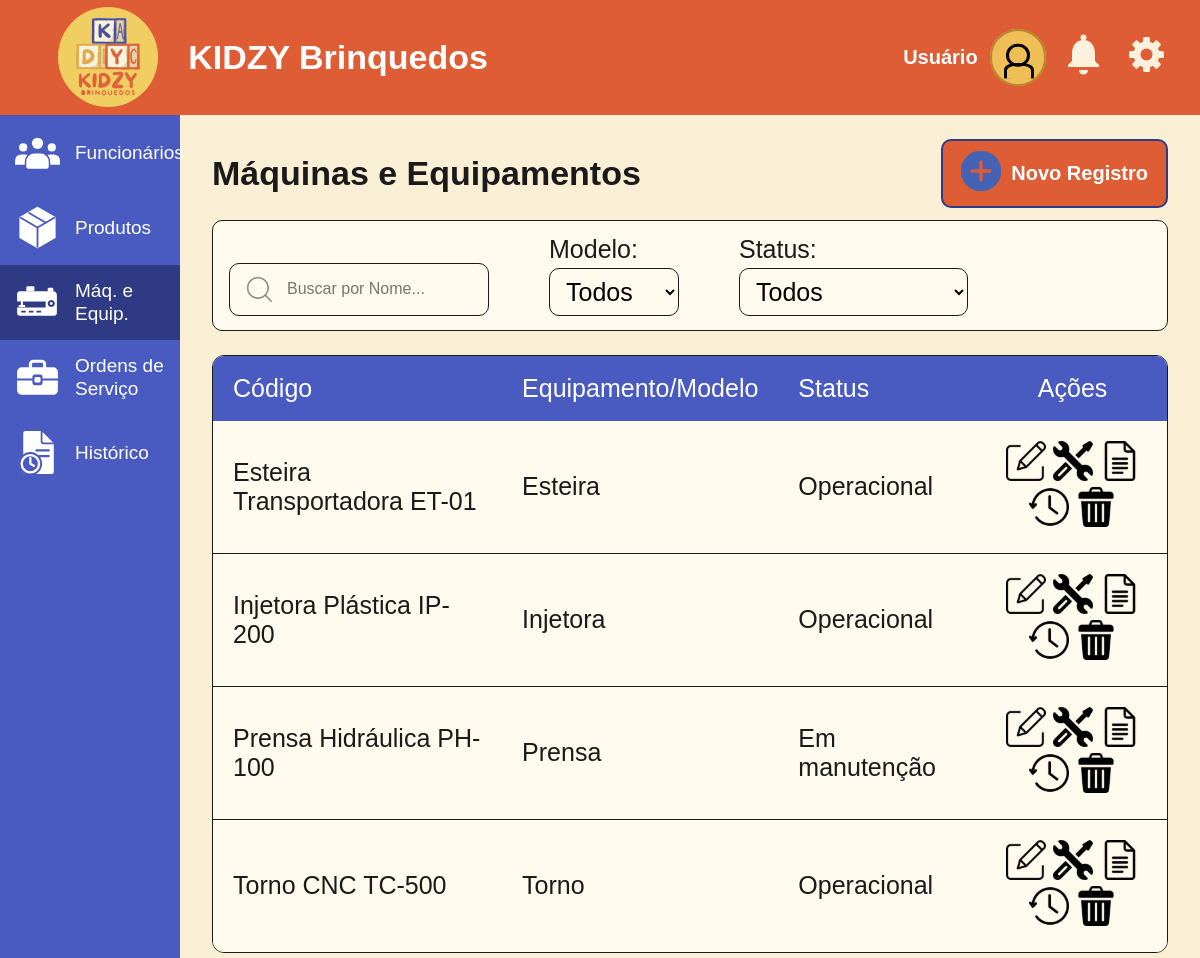
The app's page /dashboardg/maquinas.php with its own data.
### tables this page shows
CREATE TABLE `maquina` (
  `id_maquina` int(11) NOT NULL,
  `tipo_maquina` varchar(50) NOT NULL,
  `nome_maquina` varchar(100) NOT NULL,
  `funcionamento_maquina` varchar(50) NOT NULL,
  `ativo_maquina` tinyint(1) NOT NULL DEFAULT 1
);

### dashboardg/maquinas.php (the view, shortened to what this page needs)
<?php
require_once 'conexao.php';
$nomeUsuario = 'Usuário';
$sql = "SELECT m.id_maquina             AS id,
               m.nome_maquina           AS nome,
               m.tipo_maquina           AS maquina,
               m.funcionamento_maquina  AS funcionamento
        FROM maquina m
        WHERE m.ativo_maquina = 1
        ORDER BY m.nome_maquina";
$maquinas = $pdo->query($sql)->fetchAll();
$paginaAtual = basename($_SERVER['SCRIPT_NAME']);
$menu = [
    [
        "nome" => 'Funcionários',
        "arquivo" => 'index.php',
        "icone" => "img/pessoas.svg"
    ],
    [
        "nome" => 'Produtos',
        "arquivo" => 'produtos.php',
        "icone" => "img/caixa.svg"
    ],
    [
        "nome" => 'Máq. e Equip.',
        "arquivo" => '../dashboardg/maquinas.php',
        "icone" => "img/maquinas.svg"
    ],
    [
        "nome" => 'Ordens de Serviço',
        "arquivo" => 'ordens.php',
        "icone" => "img/maleta.svg"
    ],
    [
        "nome" => "Histórico",
        "arquivo" => 'historico.php',
        "icone" => "img/historico.svg"
    ],
];
?>
<!DOCTYPE html>
<html lang="pt-br">
<head>
    <link rel="stylesheet" href="css/style.css">
</head>
<body>
<div class="page">
        <header class="topbar">
            <div class = "brand">
                <img src="img/kidzy-logo.svg" alt="Kidzy Brinquedos" title="Logomarca" class="logo">
                <h1>KIDZY Brinquedos</h1>
            </div>
            <div class="topbar-right">
                <div class="user">
                    <span class="avatar"></span>
                    <span><strong><?= htmlspecialchars($nomeUsuario) ?></strong></span>
                </div>
                <button class="btn-login" type="button" data-action="login">
                    <span class="icon-circle" aria-hidden="true">
                        <span class="icon-user"></span>
                    </span>
                </button>
                <button class="icon-btn" aria-label="Notificações">
                    <img src="img/sino.svg" alt="sininho">
                </button>
                <button type="button" class="icon-btn" id="btn-conta" aria-label="Configurações da conta">
                    <img src="img/engrenagem.svg" alt="Config">
                </button>
            </div>
        </header>
    <div class="body">
    <nav class="sidebar">
    <?php foreach ($menu as $item): ?>
        <?php $ativo = (basename($item['arquivo']) === $paginaAtual) ? 'active' : ''; ?>
        <a href="<?= htmlspecialchars($item['arquivo']) ?>"
           class="side-item <?= $ativo ?>"
           <?= $ativo ? 'aria-current="page"' : '' ?>>
            <img src="<?= htmlspecialchars($item['icone']) ?>" alt="">
            <span><?= htmlspecialchars($item['nome']) ?></span>
        </a>
    <?php endforeach; ?>
    </nav>
        <main class ="content">
            <div class="content-head">
                <h1>Máquinas e Equipamentos</h1>
                <button type="button" class="btn-primary" id="btn-novo">
                    <span class = "icon-plus">
                        <img src="img/plus.svg" alt="+" class="plus">
                    </span>
                    <span>Novo Registro</span>
                </button>
            </div>
            <form class="filters" method="get">
                <label class="search">
                    <img src="img/lupa.svg" alt="lupa" class="lupa">
                    <input type="text" id="filtro-nome" placeholder="Buscar por Nome..." autocomplete="off" aria-label="Buscar por nome">
                </label>
                <label class="field"> Modelo:
                    <select name="tipo" id="filtro-tipo" data-filtro="tipo">
                        <option value="">Todos</option>
                    </select>
                </label>
                <label class = "field"> Status:
                    <select name="status" id="filtro-status" data-filtro="funcionamento">
                        <option value="">Todos</option>
                    </select>
                </label>
            </form>
            <div class="table-card">
                <table>
                    <thead>
                        <tr><th>Código</th><th>Equipamento/Modelo</th><th>Status</th><th class="center">Ações</th></tr>
                    </thead>
                    <tbody>
                        <?php foreach ($maquinas as $m): ?>
                        <tr data-filtravel
                            data-tipo="<?= htmlspecialchars((string) ($m['maquina'] ?? '')) ?>"
                            data-funcionamento="<?= htmlspecialchars((string) ($m['funcionamento'] ?? '')) ?>">
                            <td class="col-nome"><?= htmlspecialchars($m['nome']) ?></td>
                            <td class="col-tipo"><?= htmlspecialchars($m['maquina'] ?? '-') ?></td>
                            <td class="col-status"><?= htmlspecialchars($m['funcionamento'] ?? '-') ?></td>
                            <td class="actions">
                                <button type="button" class="btn-editar" aria-label="Editar" title="Editar"
                                    data-id="<?= (int) $m['id'] ?>"
                                    data-nome="<?= htmlspecialchars($m['nome']) ?>"
                                    data-tipo="<?= htmlspecialchars((string) ($m['maquina'] ?? '')) ?>"
                                    data-funcionamento="<?= htmlspecialchars((string) ($m['funcionamento'] ?? '')) ?>">
                                    <img src="img/editar.svg" alt="editar" class="edit">
                                </button>
                                <button type="button" class="btn-manutencao" aria-label="Manutenção" title="Manutenção"
                                    data-id="<?= (int) $m['id'] ?>">
                                    <img src="img/chave.svg" alt="chave" class="chave">
                                </button>
                                <button type="button" class="btn-detalhes" aria-label="Detalhes" title = "Detalhes"
                                    data-id="<?= (int) $m['id'] ?>"
                                    data-tipo="<?= htmlspecialchars($m['maquina']) ?>">
                                    <img src="img/listar.svg" alt="detalhes" class="listar">
                                </button>
                                <button type="button" class="btn-historico" aria-label="Histórico" title="Histórico"
                                    data-id="<?= (int) $m['id'] ?>">
                                    <img src="img/relogio.svg" alt="relogio" class="relogio">
                                </button>
                                <button type="button" class="btn-inativar" aria-label="Inativar" title="Inativar"
                                    data-id="<?= (int) $m['id'] ?>"
                                    data-tipo="maquina"
                                    data-nome="<?= htmlspecialchars($m['nome']) ?>">
                                    <img src="img/lixo.svg" alt="desativar" class="inativar">
                                </button>
                            </td>
                        </tr>
                        <?php endforeach; ?>
                    </tbody>
                </table>
            </div>
        </main>
    </div>
</div>
</body>
</html>

### dashboardg/css/style.css (style rules this page uses)
:root { --laranja: #DE5D34; --creme: #F8EFD5; --bege: #F7D89A; --amarelo: #F0BE57; --dourado: #B4882E; --azul: #495AC0; --azescuro: #2E3B84; --branco: #FFFFFF; --preto: #1a1a1a; --verde: #7cb693; --header-h: 72px; --sidebar-w: clamp(150px, 15vw, 240px); }
* { box-sizing: border-box; }
body { margin: 0; background: var(--creme); font-family: "Trebuchet MS", Arial, sans-serif; color: var(--preto); }
button, input, select { font: inherit; }
button { cursor: pointer; }
.page { display: grid; grid-template-rows: auto 1fr; height: 100dvh; }
.topbar { background: var(--laranja); color: var(--branco); display: flex; align-items: center; justify-content: space-between; height: 12vh; padding: 0 28px; }
.brand { flex: 0 0 auto; display: flex; align-items: center; width: clamp(500px, 1vw, 800px); height: clamp(72px, 1vw, 500px); padding-right: 10px; align-items: left; justify-content: space-evenly; }
.topbar-right { display: flex; align-items: center; gap: 12px; font-size: 20px; }
.user { display: flex; align-items: center; gap: 12px; font-size: 20px; }
.avatar { width: 36px; height: 36px; border-radius: 50%; }
.icon-circle { position: relative; flex: 0 0 auto; width: clamp(54px, 4.7vw, 72px); height: clamp(54px, 4.7vw, 72px); display: grid; place-items: center; border: 2px solid var(--dourado ); border-radius: 50%; background: var(--amarelo); color: #000000; }
.btn-login { background: var(--amarelo); border: 0; border-radius: 50%; padding: 0; cursor: pointer; }
.icon-user { width: 45%; height: 45%; border: 3px solid #000; border-radius: 50%; position: relative; transform: translateY(-10%); }
.icon-user::after { content: ""; position: absolute; width: 135%; height: 75%; left: -27%; bottom: -86%; border: 3px solid #000; border-bottom: 0; border-radius: 45% 45% 0 0; }
.icon-btn { background: none; border: 0; color: var(--branco); padding: 0; }
.body { display: grid; grid-template-columns: var(--sidebar-w) 1fr; min-height: 0; }
.sidebar { background: var(--azul); color: var(--branco); display: flex; flex-direction: column; justify-content: flex-start; align-items: left; }
.side-item { display: flex; align-items: center; gap: 12px; padding: 12px 12px; color: inherit; text-decoration: none; font-size: 19px; line-height: 1.25; }
.side-item.active { background: var(--azescuro); }
.content { padding: 24px 32px; overflow-y: auto; }
.content-head { display: flex; align-items: center; justify-content: space-between; margin-bottom: 12px; }
h1 { margin: 0; font-size: 34px; }
.btn-primary { display: flex; align-items: center; gap: 10px; background: var(--laranja); color: var(--branco); border: 2px solid var(--azescuro); border-radius: 10px; padding: 10px 18px; font-size: 20px; font-weight: 700; }
.filters { display: flex; align-items: flex-end; gap: 5vw; border: 1px solid var(--preto); border-radius: 10px; padding: 14px 16px; margin-bottom: 24px; }
.search { display: flex; align-items: center; gap: 8px; border: 1px solid var(--preto); border-radius: 10px; padding: 8px 12px; width: min(100%, 260px); background: #fffaee; }
.search input { border: 0; background: none; outline: 0; width: 100%; }
.field { display: flex; flex-direction: column; gap: 4px; font-size: 25px; }
form { background-color: #fffaee; }
select { display: flex; align-items: center; gap: 8px; border: 1px solid var(--preto); border-radius: 10px; padding: 8px 12px; width: min(100%, 260px); background: #fffaee; }
select option { background: #fffaee; color: var(--preto); font-size: 18px; padding: 8px 12px; }
select option:checked { background: var(--amarelo); color: var(--preto); }
.table-card { border: 1px solid var(--preto); border-radius: 12px; overflow: hidden; min-height: 300px; }
table { width: 100%; border-collapse: collapse; background-color: #fffaee; }
th { background: var(--azul); color: var(--branco); text-align: left; font-weight: 400; font-size: 25px; padding: 18px 20px; }
td { padding: 20px; font-size: 25px; border-bottom: 1px solid var(--preto); }
tbody tr:last-child td { border-bottom: none; }
td.actions { text-align: center; }
.center { text-align: center; }
.actions { justify-content: center; gap: 12px; }
.actions button { background: none; border: 0; padding: 0; color: var(--preto); }
tbody tr { transition: opacity .3s; }
tbody tr.ultima-visivel td { border-bottom: none; }
main { scrollbar-width: none; -ms-overflow-style: none; }

### records on screen
maquina: nome_maquina "Esteira Transportadora ET-01", tipo_maquina "Esteira", funcionamento_maquina "Operacional"
maquina: nome_maquina "Injetora Plástica IP-200", tipo_maquina "Injetora", funcionamento_maquina "Operacional"
maquina: nome_maquina "Prensa Hidráulica PH-100", tipo_maquina "Prensa", funcionamento_maquina "Em manutenção"
maquina: nome_maquina "Torno CNC TC-500", tipo_maquina "Torno", funcionamento_maquina "Operacional"

### other values on screen
$nomeUsuario "Usuário"
$item['nome'] "Funcionários"
$item['nome'] "Produtos"
$item['nome'] "Máq. e Equip."
$item['nome'] "Ordens de Serviço"
$item['nome'] "Histórico"
